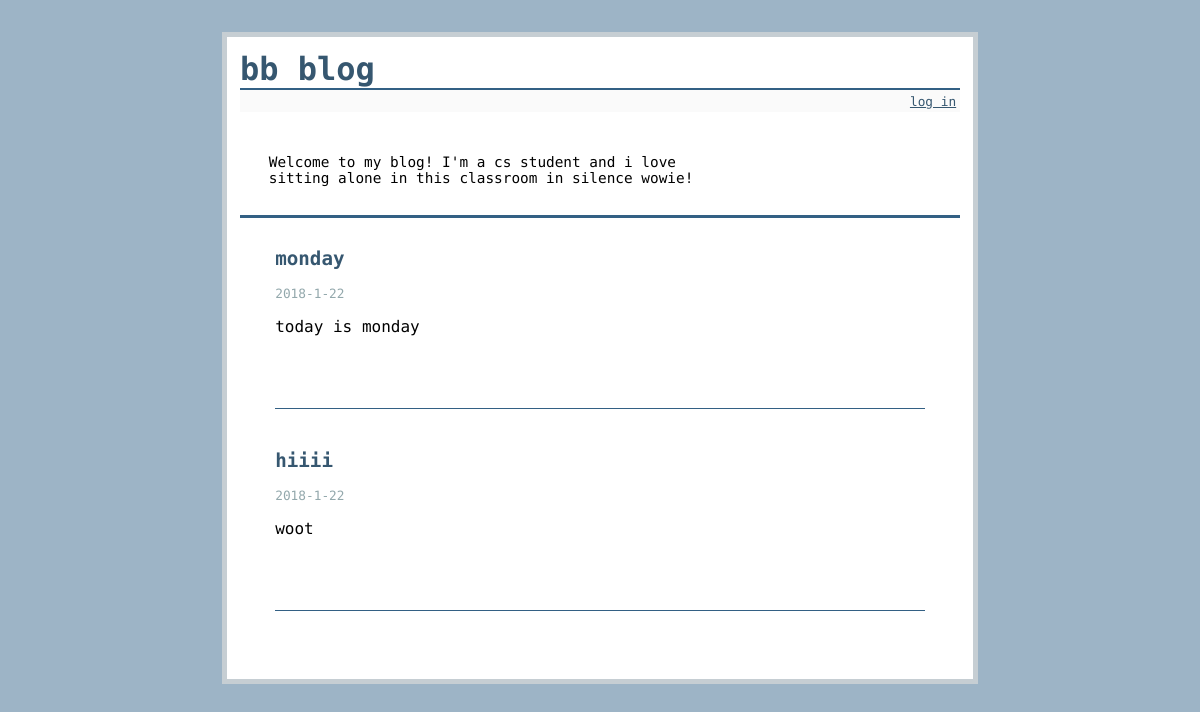
Before: / with the older database file.
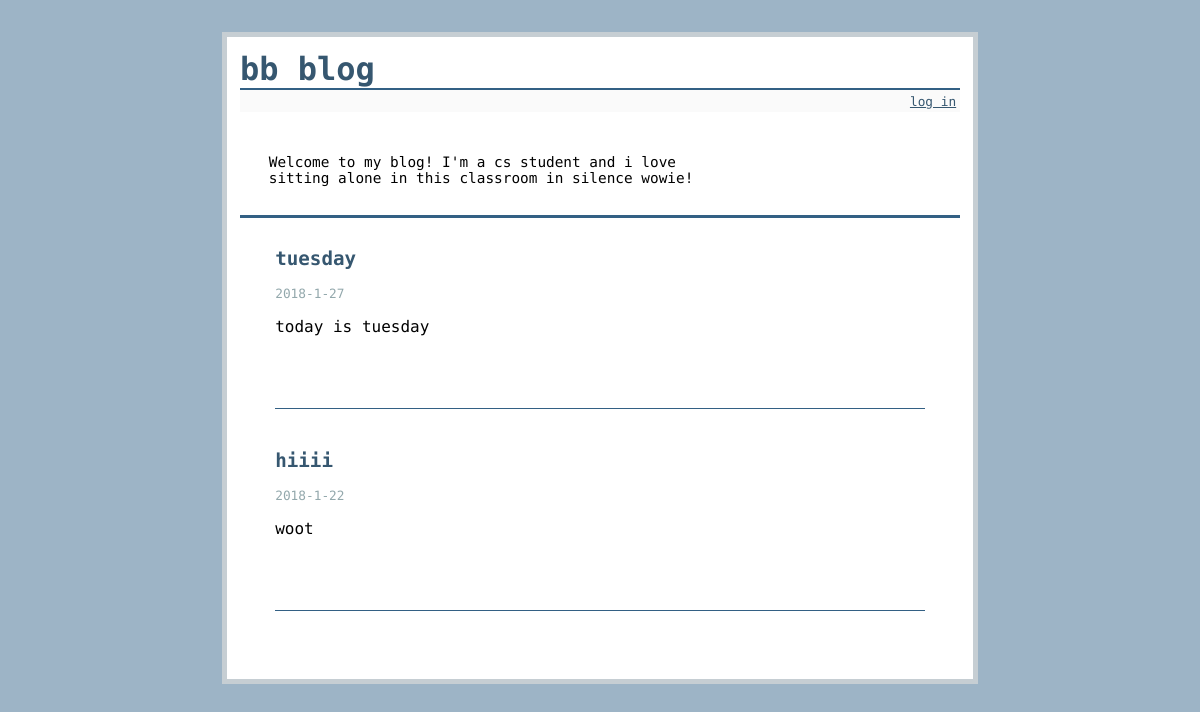
After: the same page with the newer database file.
### tables this page shows
CREATE TABLE entries (
  id integer primary key autoincrement,
  title text not null,
  'text' text not null,
  postDate date not null
);

### flaskr.py (the view)
@app.route('/', methods=["GET"])
def show_entries():
	if not hasattr(session, "bio"):
		session['bio']="Welcome to my blog! I'm a cs student and i love sitting alone in this classroom in silence wowie!"
	db=get_db()
	cur=db.execute('select title, text, postDate, id from entries order by id desc')
	entries=cur.fetchall()
	return render_template('show_entries.html', entries=entries, bio=session['bio'])

### flaskr.py (called while the page is built)
def connect_db():
	rv=sqlite3.connect(app.config['DATABASE'])
	rv.row_factory = sqlite3.Row
	return rv

def get_db():
	if not hasattr(g, 'sqlite_db'):
		g.sqlite_db=connect_db()
	return g.sqlite_db

### templates/show_entries.html (shortened to what this page needs)
{% extends "layout.html" %}
{% block body %}
  <div class="bio">
    <div class="bio-section bio-left">
    <p>{{ bio }}</p>
    </div>
  </div>
  <ul class=entries>
  {% for entry in entries %}
    <li>
      <div class="entry-block">
        <h2 class="title">{{ entry.title }}</h2>
        <div class="date">{{ entry.postDate|safe }} </div>
        <div class="text">{{ entry.text|safe }}</div>
      </div>
      <div class="menu-bar"></div>
  {% else %}
    <li><em>No entries yet!</em>
  {% endfor %}
  </ul>
{% endblock %}

### templates/layout.html (shortened to what this page needs)
<!doctype html>
<link rel=stylesheet type=text/css href="{{ url_for('static', filename='style.css') }}">
<div class=page>
  <h1><a class="no-underline" href="{{ url_for('refresh') }}">bb blog</a></h1>
  <div class=metanav>
  {% if not session.logged_in %}
    <a href="{{ url_for('login') }}">log in</a>
  {% else %}
    <a href="{{ url_for('logout') }}">log out</a>
  {% endif %}
  </div>
  {% block body %}{% endblock %}
</div>

### static/style.css (style rules this page uses)
a, h1, h2 { color: #365770; }
h1, h2 { font-family: 'Oxygen Mono', monospace; margin: 0; }
h1 { border-bottom: 2px solid #336084; }
h2 { font-size: 1.2em; }
.page { margin: 2em auto; width: 60vw; border: 5px solid #c6ced3; padding: 0.8em; background: white; }
.entries { list-style: none; margin: 0; padding: 2vh; }
.entries li { margin: 0.8em 1.2em; }
.metanav { text-align: right; font-size: 0.8em; padding: 0.3em; margin-bottom: 1em; background: #fafafa; }
.title { color: 336084; }
.menu-bar { border-bottom: 1px solid #336084; padding-top: 2vh; margin-top: 2vh; padding-bottom: 5vh; margin-bottom: 5vh; display: block; }
.date { color: #93A8AC; font-size: .8em; padding-top: 2vh; padding-bottom: 2vh }
.no-underline { text-decoration: none; }
.entry-block { width: 70%; display: inline-block; vertical-align: top }
.bio { font-size: 0.9em; border-bottom: 3px solid #336084; }
.bio p { margin: 2em; }
.bio-section { display: inline-block; }
.bio-left { width: 70%; }

Changed rows visible on the page:
changed entries: title "monday" → "tuesday"; postDate "2018-1-22" → "2018-1-27"; text "today is monday" → "today is tuesday"
